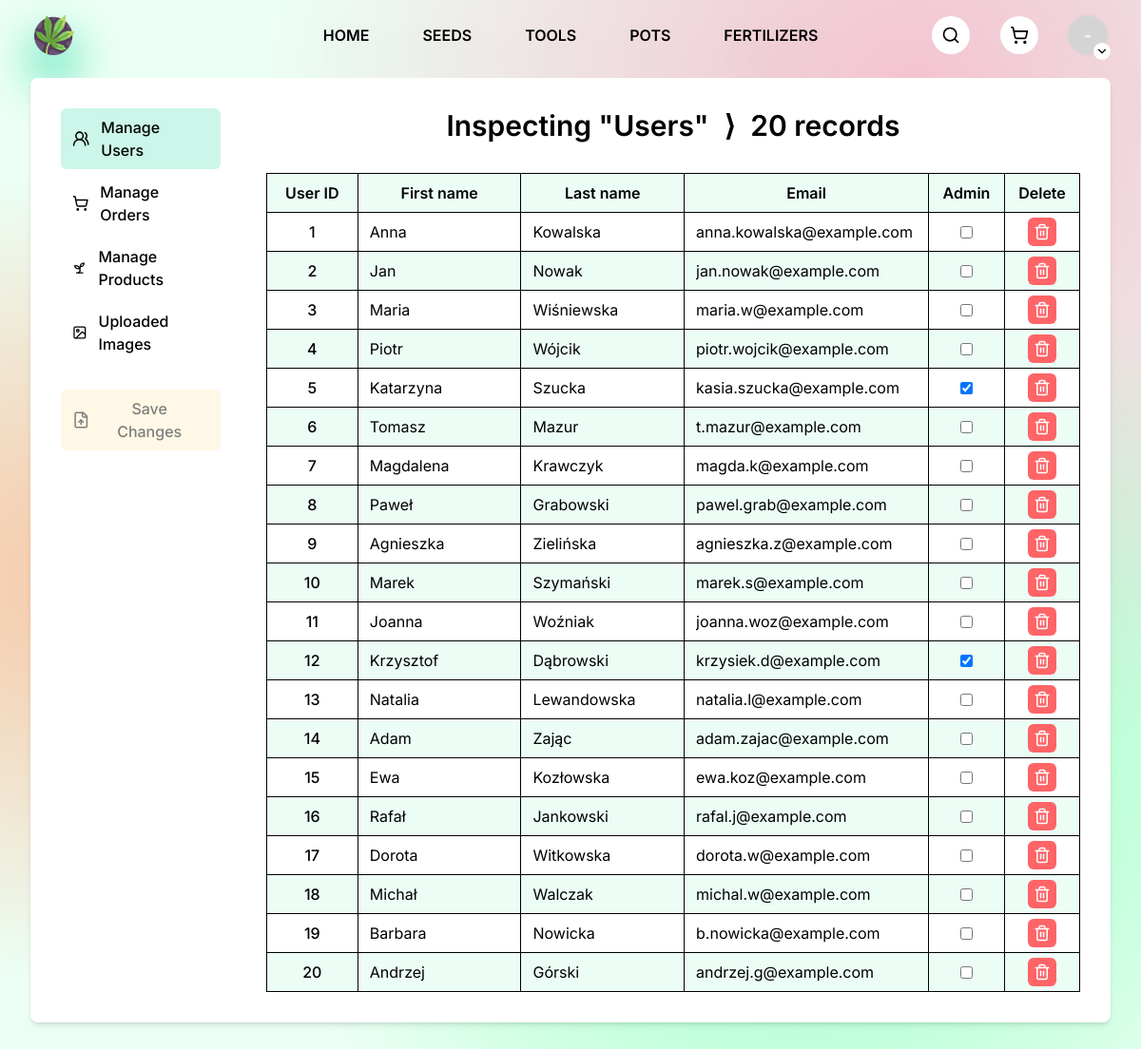
Before: /pages/admin/index.php (signed in) with the older database file.
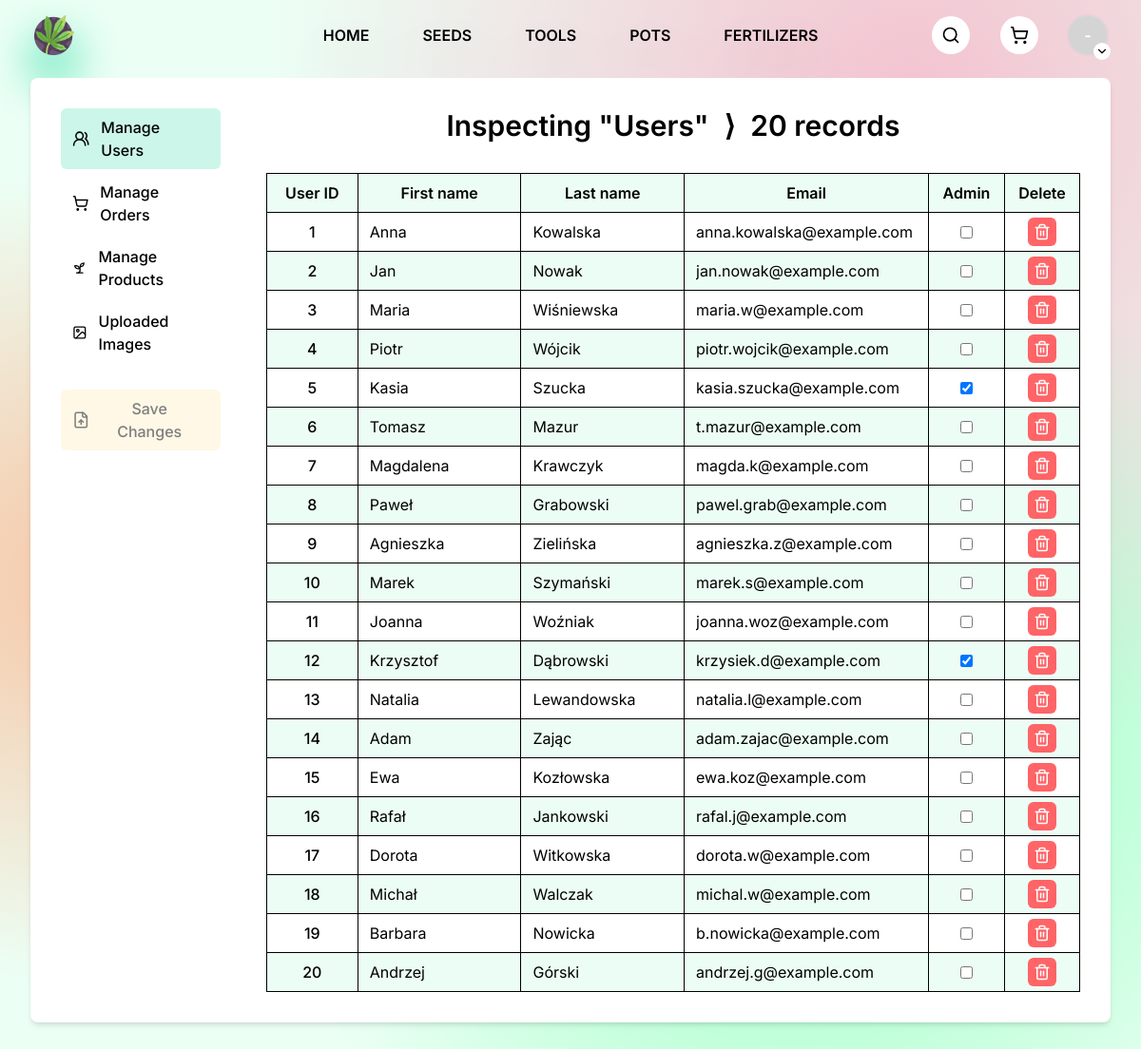
After: the same page with the newer database file.
### tables this page shows
CREATE TABLE users (
  user_id       INT          PRIMARY KEY AUTO_INCREMENT,
  first_name    VARCHAR(20)  NOT NULL,
  last_name     VARCHAR(30)  NOT NULL,
  email         VARCHAR(255) NOT NULL,
  password      VARCHAR(255) NOT NULL,
  is_admin      BOOLEAN      NOT NULL    DEFAULT FALSE,
  reset_token   VARCHAR(100)     NULL,
  token_expires DATETIME         NULL
);

### pages/admin/index.php (the view, shortened to what this page needs)
<?php
require_once __DIR__ . '/../../php/db.php';
$user = null;
if (isset($_SESSION['user_id'])) {
    $user_id = $_SESSION['user_id'];
    $stmt = $db_o->prepare("SELECT * FROM users WHERE user_id = ?");
    $stmt->bind_param("i", $user_id);
    $stmt->execute();
    $result = $stmt->get_result();
    if ($result->num_rows > 0) {
        $user = $result->fetch_assoc();
    }
}
?>
<!DOCTYPE html>
<html lang="en">
<head>
    <link rel="stylesheet" href="./styles.css" />
    <script src="https://unpkg.com/@tailwindcss/browser@4.1.7"></script>
</head>
<body class="font-[Inter]">
    <div class="relative h-dvh flex flex-col">
        <nav class="px-[3vw] py-4 grid place-items-center grid-cols-3">
            <div class="justify-self-start">
                <a href="../home/index.php" class="drop-shadow-2xl drop-shadow-emerald-400 transition duration-200 hover:drop-shadow-lime-400">
                    <img src="../../public/images/icon.png" alt="growzone icon" width="42" />
                </a>
            </div>
            <div class="justify-self-center flex gap-10 font-semibold uppercase drop-shadow-2xl">
                <a href="../home/index.php" class="hover:text-white transition-colors rounded-lg hover:bg-black px-2 py-1">Home</a>
                <a href="../search/index.php?category=seeds" class="hover:text-white transition-colors rounded-lg hover:bg-black px-2 py-1">Seeds</a>
                <a href="../search/index.php?category=tools" class="hover:text-white transition-colors rounded-lg hover:bg-black px-2 py-1">Tools</a>
                <a href="../search/index.php?category=pots" class="hover:text-white transition-colors rounded-lg hover:bg-black px-2 py-1">Pots</a>
                <a href="../search/index.php?category=fertilizers" class="hover:text-white transition-colors rounded-lg hover:bg-black px-2 py-1">Fertilizers</a>
            </div>
            <div class="justify-self-end flex gap-8">
                <a href="../search/index.php" class="size-10 p-2.5 grid place-items-center bg-white rounded-full cursor-pointer transition hover:bg-black hover:*:stroke-white">
                    <i data-lucide="search" class="size-full transition"></i>
                </a>
                <a href="../cart/index.php" class="size-10 p-2.5 grid place-items-center bg-white rounded-full cursor-pointer transition hover:bg-black hover:*:stroke-white">
                    <i data-lucide="shopping-cart" class="size-full transition"></i>
                </a>
                <div class="relative group">
                    <button class="size-10 cursor-pointer relative">
                        <span class="avatar [--primary:var(--color-neutral-300)] bg-[var(--primary)] ring-2 ring-[var(--primary)]/50 font-bold text-white size-full rounded-full grid place-items-center" data-first-name="<?= htmlspecialchars($user['first_name']) ?>" data-last-name="<?= htmlspecialchars($user['last_name']) ?>">-</span>
                        <div class="absolute bg-white p-0.5 rounded-full grid place-items-center -bottom-1.5 -right-1">
                            <i data-lucide="chevron-down" class="size-[14px]"></i>
                        </div>
                    </button>
                </div>
            </div>
        </nav>
        <div class="px-8 pb-8 pt-2 h-[calc(100dvh_-_74px)]">
            <?php
            $tab = $_GET['tab'] ?? null;
            if ($tab != 'orders' && $tab != 'products' && $tab != 'images') {
                $tab = 'users';
            }
            ?>
            <main data-tab="<?= $tab ?>" id="main-container" class="h-full bg-white relative shadow-md flex gap-12 rounded-lg p-8">
                <div class="flex flex-col gap-1">
                    <a href="?tab=users" <?= $tab == 'users' ? 'data-active' : '' ?> class="flex items-center gap-3 pl-3 pr-6 py-2 rounded-md font-medium transition data-active:bg-emerald-400/20 hover:bg-emerald-400/20">
                        <i data-lucide="users-round" class="size-[20px]"></i>
                        Manage Users
                    </a>
                    <a href="?tab=orders" <?= $tab == 'orders' ? 'data-active' : '' ?> class="flex items-center gap-3 pl-3 pr-6 py-2 rounded-md font-medium transition data-active:bg-emerald-400/20 hover:bg-emerald-400/20">
                        <i data-lucide="shopping-cart" class="size-[20px]"></i>
                        Manage Orders
                    </a>
                    <a href="?tab=products" <?= $tab == 'products' ? 'data-active' : '' ?> class="flex items-center gap-3 pl-3 pr-6 py-2 rounded-md font-medium transition data-active:bg-emerald-400/20 hover:bg-emerald-400/20">
                        <i data-lucide="sprout" class="size-[20px]"></i>
                        Manage Products
                    </a>
                    <a href="?tab=images" <?= $tab == 'images' ? 'data-active' : '' ?> class="flex items-center gap-3 pl-3 pr-6 py-2 rounded-md font-medium transition data-active:bg-emerald-400/20 hover:bg-emerald-400/20">
                        <i data-lucide="image" class="size-[20px]"></i>
                        Uploaded Images
                    </a>
                    <button disabled id="save-changes" class="mt-6 flex items-center gap-3 pl-3 pr-6 py-2 rounded-md font-medium transition bg-amber-400/20 disabled:opacity-50 not-disabled:cursor-pointer not-disabled:hover:bg-amber-400/30">
                        <i data-lucide="file-up" class="size-[20px]"></i>
                        Save Changes
                    </button>
                </div>
                <div class="relative flex flex-col gap-8 grow">
                    <?php if($tab == 'users'): ?>
                    <?php
                    $stmt = $db_o->prepare('SELECT user_id, first_name, last_name, email, is_admin FROM users ORDER BY user_id');
                    $stmt->execute();
                    $users = $stmt->get_result()->fetch_all(MYSQLI_ASSOC);
                    $userCount = count($users);
                    ?>
                    <h2 class="flex justify-center items-center gap-4 text-3xl font-semibold">
                        <span>Inspecting "Users"</span>
                        <span>&RightAngleBracket;</span>
                        <span><?= htmlspecialchars($userCount) ?> records</span>
                    </h2>
                    <div class="grid overflow-y-scroll">
                        <div class="flex border-t font-semibold bg-emerald-50">
                            <div class="border-l py-2 w-[6rem] text-center">User ID</div>
                            <div class="border-l py-2 basis-0 grow text-center">First name</div>
                            <div class="border-l py-2 basis-0 grow text-center">Last name</div>
                            <div class="border-l py-2 basis-0 grow-[1.5] text-center">Email</div>
                            <div class="border-l py-2 w-[5rem] text-center">Admin</div>
                            <div class="border-x py-2 w-[5rem] text-center">Delete</div>
                        </div>
                        <?php foreach($users as $user): ?>
                        <div data-id="<?= htmlspecialchars($user['user_id']) ?>" class="record flex border-t last:border-b odd:bg-emerald-50">
                            <div class="border-l w-[6rem] grid place-items-center font-medium"><?= htmlspecialchars($user['user_id']) ?></div>
                            <div class="border-l basis-0 grow">
                                <input type="text" name="first-name" placeholder="First name" value="<?= htmlspecialchars($user['first_name']) ?>" class="px-3 py-2 w-full" />
                            </div>
                            <div class="border-l basis-0 grow">
                                <input type="text" name="last-name" placeholder="Last name" value="<?= htmlspecialchars($user['last_name']) ?>" class="px-3 py-2 w-full" />
                            </div>
                            <div class="border-l basis-0 grow-[1.5]">
                                <input type="email" name="email" placeholder="Email" value="<?= htmlspecialchars($user['email']) ?>" class="px-3 py-2 w-full" />
                            </div>
                            <div class="border-l w-[5rem] grid place-items-center">
                                <input type="checkbox" name="is-admin" <?= $user['is_admin'] ? 'checked' : '' ?> />
                            </div>
                            <div class="border-x w-[5rem] grid place-items-center">
                                <button class="delete p-1.5 cursor-pointer hover:bg-red-300 transition rounded-md bg-red-400">
                                    <i data-lucide="trash-2" class="size-[18px] stroke-white"></i>
                                </button>
                            </div>
                        </div>
                        <?php endforeach ?>
                    </div>
                    <?php endif ?>
                </div>
            </main>
        </div>
    </div>
</body>
</html>

Changed rows visible on the page:
changed users "Szucka": first-name "Katarzyna" → "Kasia"
